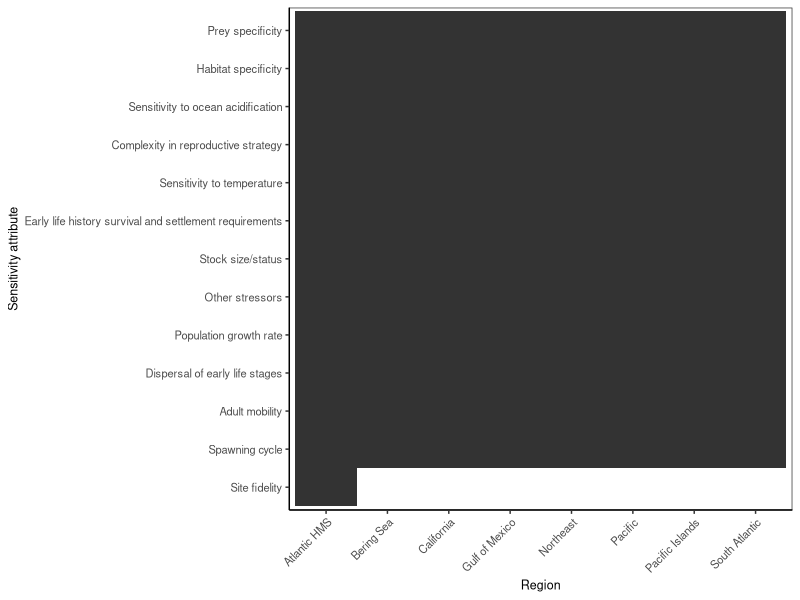

Source code (R):

# Clear workspace
rm(list = ls())

# Setup
################################################################################

# Packages
library(tidyverse)
library(lubridate)

# Directories
datadir <- "data"
plotdir <- "figures"

# Read data
data_orig <- readxl::read_excel("data/cva/processed/cva_sensitivity_attributes.xlsx")

# Format data
atts <- data_orig %>% 
  filter(study=="Loughran") %>% pull(attribute) %>% rev()

# Plot data
################################################################################

# Setup theme
my_theme <-  theme(axis.text=element_text(size=8),
                   axis.title=element_text(size=9),
                   legend.text=element_text(size=8),
                   legend.title=element_text(size=9),
                   strip.text=element_text(size=8),
                   plot.title=element_text(size=9),
                   # Gridlines
                   panel.grid.major = element_blank(), 
                   panel.grid.minor = element_blank(),
                   panel.background = element_blank(), 
                   axis.line = element_line(colour = "black"),
                   # Legend
                   legend.key = element_rect(fill = NA, color=NA),
                   legend.background = element_rect(fill=alpha('blue', 0)))

# Plot data
g <- ggplot(data_orig, aes(y=factor(attribute, levels=atts), x=region)) +
  geom_tile() +
  # Labels
  labs(y="Sensitivity attribute", x="Region") +
  # Theme
  theme_bw() + my_theme +
  theme(axis.text.x = element_text(angle = 45, vjust = 1, hjust=1))
g

 
